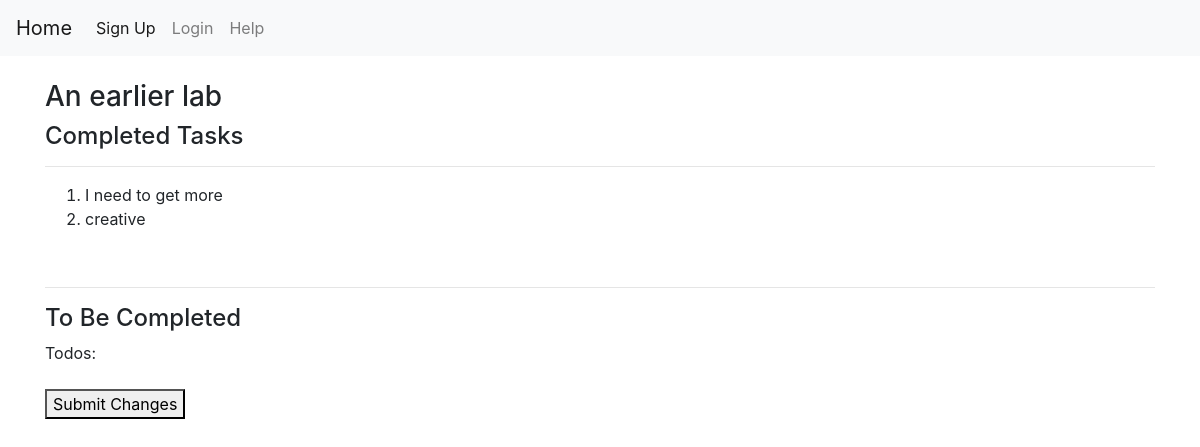
Screenshot of /labs/3 with the database file from the repository.
### main/models.py (models this page shows, shortened)
class Lab(models.Model):
    title = models.CharField(max_length=50)
    description = models.CharField(max_length=200)
    start_date = models.DateField()
    due_date = models.DateField()
    users = models.ManyToManyField(User)
    completed = models.BooleanField(default=False)
    class Meta:
        verbose_name_plural = 'Labs'
    def __str__(self):
        return self.title

class Todo(models.Model):
    title = models.CharField(max_length=50)
    completed = models.BooleanField(default=False)
    lab = models.ForeignKey(Lab, default=1, verbose_name=("Lab"), on_delete=models.SET_DEFAULT)
    class Meta:
        verbose_name_plural = 'Todos'
    def __str__(self):
        return self.title

### main/views.py (the view, shortened to what this page needs)
# urls.py: path('labs/<lab_id>', views.lab_show, name='lab_show')
def lab_show(request, lab_id):
    lab = Lab.objects.get(pk=lab_id)
    completed = Todo.objects.filter(Q(lab__pk=lab_id) & Q(completed=True))
    todos = Todo.objects.filter(Q(lab__pk=lab_id) & Q(completed=False))
    checkbox_form = TodoCheckboxForm(lab)
    return render(request, 'main/labs/show.html',
                    context={'lab':lab, 'completed':completed, 'todos': todos, 'form': checkbox_form} )

### main/templates/main/labs/show.html (shortened to what this page needs)
{% extends 'main/main_html.html' %}
{% block content %}
<div class='container'>
    <h3> {{ lab }} </h3>
    <h4> Completed Tasks </h4>
    <hr>
    <ol>
    {% for task in completed %}
       <li> {{ task }} </li>
    {% endfor %}
    </ol>
    <br>
    <hr>
    <h4> To Be Completed</h4>
    <form method="POST">
        {{ form }}
        <button type="submit" > Submit Changes </button>
    </form>
</div>
{% endblock %}

### rows the page displays
Lab: title "An earlier lab"
Todo: title "I need to get more"
Todo: title "creative"
